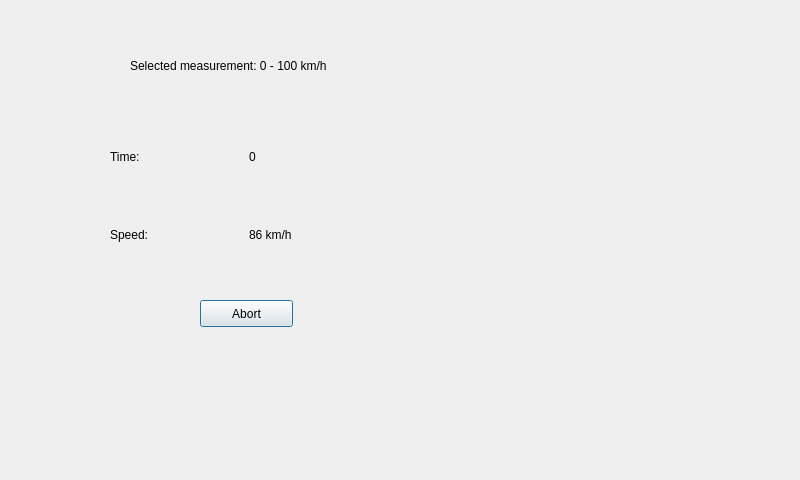
<?xml version="1.0" encoding="UTF-8"?>
<ui version="4.0">
 <class>MeasureDialog</class>
 <widget class="QDialog" name="MeasureDialog">
  <property name="geometry">
   <rect>
    <x>0</x>
    <y>0</y>
    <width>800</width>
    <height>480</height>
   </rect>
  </property>
  <property name="windowTitle">
   <string>Dialog</string>
  </property>
  <widget class="QLabel" name="labelInfo">
   <property name="geometry">
    <rect>
     <x>130</x>
     <y>40</y>
     <width>361</width>
     <height>51</height>
    </rect>
   </property>
   <property name="text">
    <string>Selected measurement: 0 - 100 km/h</string>
   </property>
  </widget>
  <widget class="QWidget" name="layoutWidget">
   <property name="geometry">
    <rect>
     <x>110</x>
     <y>120</y>
     <width>271</width>
     <height>151</height>
    </rect>
   </property>
   <layout class="QHBoxLayout" name="horizontalLayout">
    <item>
     <layout class="QVBoxLayout" name="verticalLayout">
      <item>
       <widget class="QLabel" name="labelTimeHeader">
        <property name="text">
         <string>Time:</string>
        </property>
       </widget>
      </item>
      <item>
       <widget class="QLabel" name="labelSpeedHeader">
        <property name="text">
         <string>Speed:</string>
        </property>
       </widget>
      </item>
     </layout>
    </item>
    <item>
     <layout class="QVBoxLayout" name="verticalLayout_2">
      <item>
       <widget class="QLabel" name="labelTime">
        <property name="text">
         <string>0</string>
        </property>
       </widget>
      </item>
      <item>
       <widget class="QLabel" name="labelSpeed">
        <property name="text">
         <string>86 km/h</string>
        </property>
       </widget>
      </item>
     </layout>
    </item>
   </layout>
  </widget>
  <widget class="QPushButton" name="pushButtonAbort">
   <property name="geometry">
    <rect>
     <x>200</x>
     <y>300</y>
     <width>93</width>
     <height>27</height>
    </rect>
   </property>
   <property name="text">
    <string>Abort</string>
   </property>
  </widget>
 </widget>
 <resources/>
 <connections/>
</ui>
